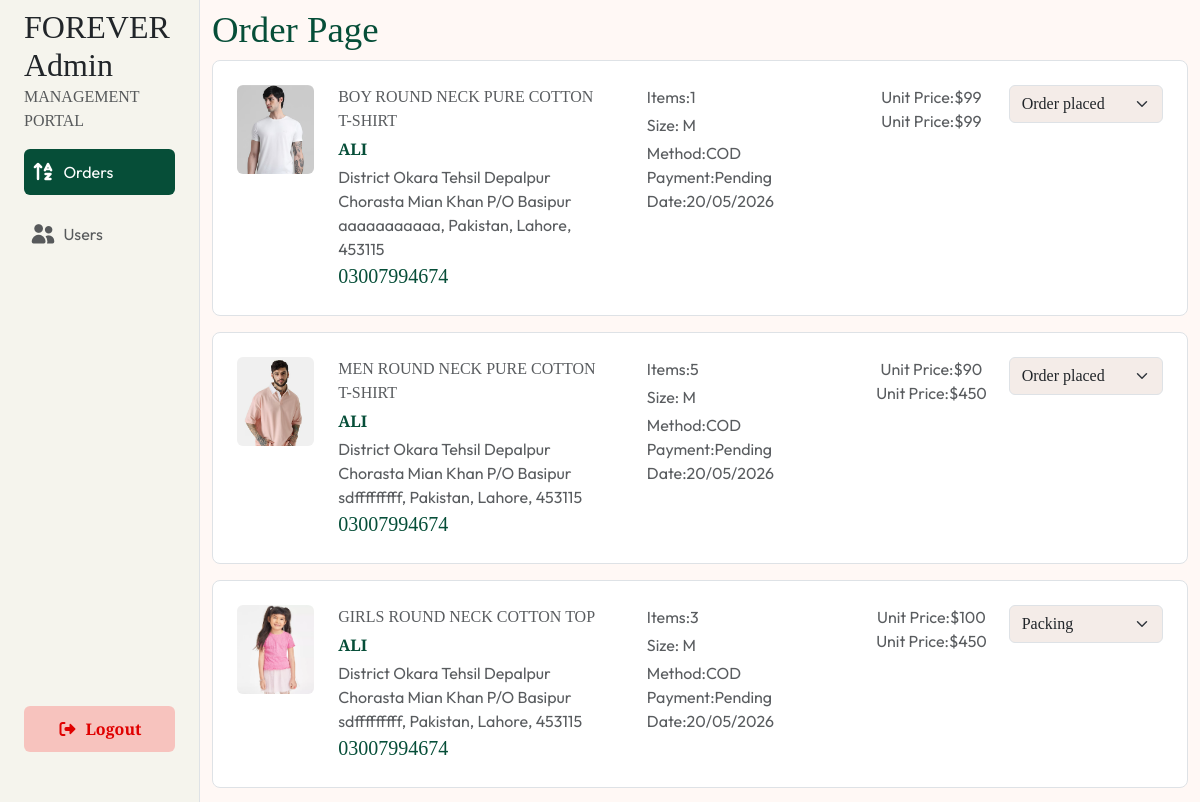
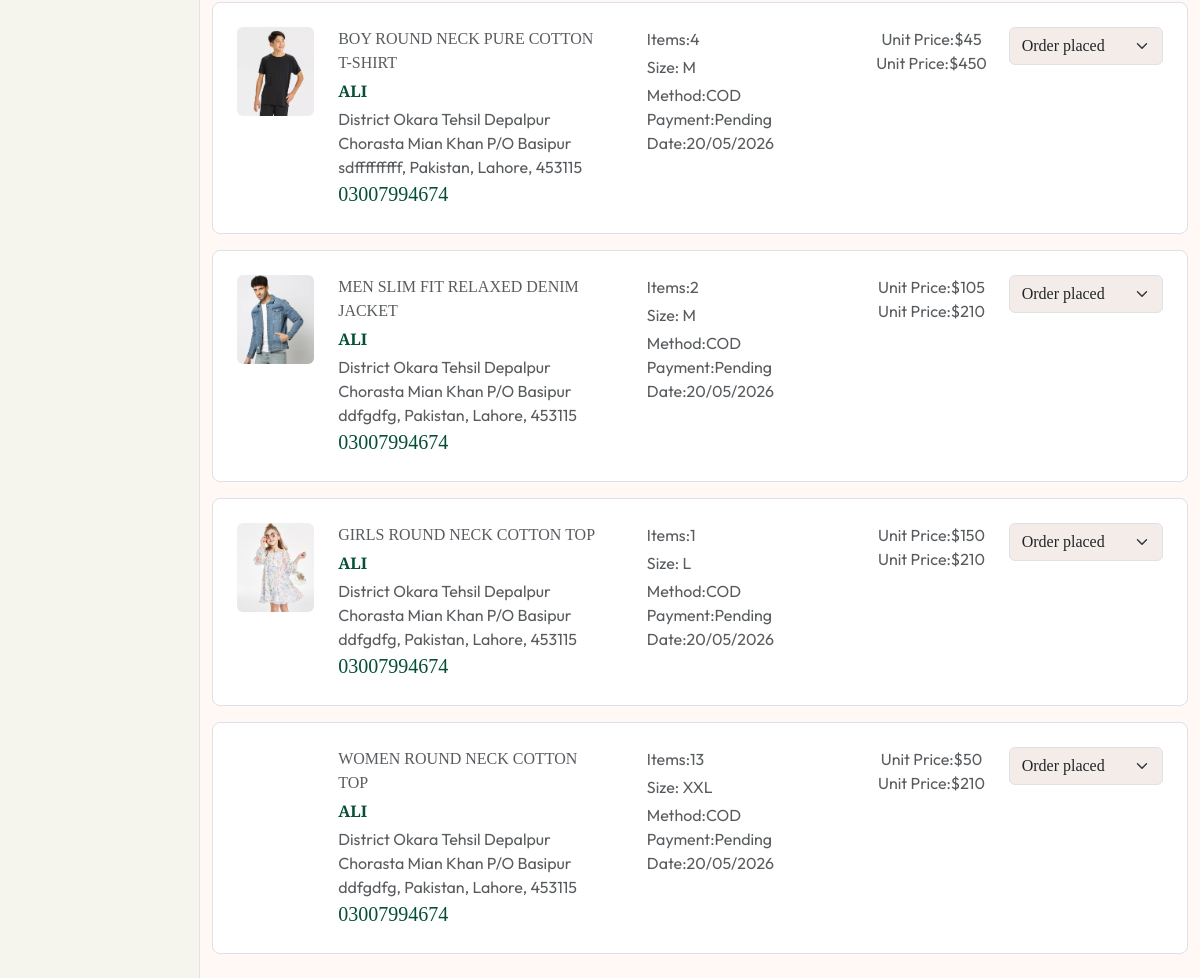
Page /admin/orders.php (signed in) on the committed database (2 pictures, top to bottom).
### tables this page shows
CREATE TABLE `orders` (
  `id` int(11) NOT NULL,
  `productid` int(11) DEFAULT NULL,
  `title` varchar(100) DEFAULT NULL,
  `image` varchar(100) DEFAULT NULL,
  `quantity` int(11) DEFAULT NULL,
  `size` varchar(10) DEFAULT NULL,
  `first_name` varchar(100) NOT NULL,
  `last_name` varchar(100) NOT NULL,
  `email_address` varchar(100) NOT NULL,
  `street` varchar(500) NOT NULL,
  `city` varchar(100) NOT NULL,
  `state` varchar(100) NOT NULL,
  `zip_code` int(11) NOT NULL,
  `country` varchar(100) NOT NULL,
  `phone` varchar(100) NOT NULL,
  `unitprice` int(11) DEFAULT NULL,
  `totalprice` int(11) DEFAULT NULL,
  `username` varchar(100) DEFAULT NULL,
  `status` varchar(50) DEFAULT 'Pending',
  `pay_method` varchar(50) DEFAULT NULL,
  `track_id` varchar(300) DEFAULT NULL,
  `order_date` varchar(50) DEFAULT NULL,
  `order_status` varchar(100) DEFAULT 'order placed'
   
   
);

### admin/orders.php (the view, shortened to what this page needs)
<section class='admin-page position-relative'>
    <div class="container-fluid">
        <div class="row">
            <div class="col-2 p-0 border-end" style='background-color:#F5F4ED;'>
                <?php include "sidebar.php" ?>
            </div>
            <div class="col-10 py-2" style='background-color:#FFF8F5;'>
                <h3 style='color:#064E38;font-size:2.3rem;'>Order Page</h3>
                <div class="row overflow-hidden p-0 g-0">
                        <?php
                            include "config.php";
                            $query = "SELECT * FROM orders";
                            $result = mysqli_query($conn, $query);
                            if(mysqli_num_rows($result) > 0){
                                while($row = mysqli_fetch_assoc($result)){
                                    echo "<div data-aos='fade-up' data-aos-offset='200' class='bg-white col-12 order border p-4 mb-3 rounded-3'>
                                                <div class='row p-0 g-0 d-flex justify-content-betweem'>
                                                    <div class='col-3 col-md-1 mb-3 mb-md-0'>
                                                        <img src='./images/product_img/{$row['image']}' class='img-fluid rounded' alt=''>
                                                    </div>
                                                    <div class ='col-md-4 px-md-4 mb-3 mb-md-0'>
                                                        <p class='product-title mb-1 text-muted'>{$row['title']}</p>
                                                        <p class='name fw-bold mb-1'>{$row['first_name']}</p>
                                                        <p class='street mb-0 text-muted'>{$row['street']}</p>
                                                        <p class='city country state zip-code mb-0 text-muted'>{$row['state']}, {$row['country']}, {$row['city']}, {$row['zip_code']}</p>
                                                        <p class='phone fs-5 mb-0'>{$row['phone']}</p>
                                                    </div>
                                                    <div class ='col-md-3 px-md-4 mb-3 mb-md-0'>
                                                        <p class='text-muted mb-1 quantity'>Items:{$row['quantity']}</p>
                                                        <p class='text-muted mb-1 size'>Size: {$row['size']}</p>
                                                        <p class='mb-0 text-muted method'>Method:{$row['pay_method']}</p>
                                                        <p class='mb-0 text-muted status'>Payment:{$row['status']}</p>
                                                        <p class='mb-0 text-muted date'>Date:{$row['order_date']}</p>
                                                    </div>
                                                    <div class='col-md-2 text-md-center'>
                                                        <p class='price mb-0 text-muted unit-price'>Unit Price:<span>$</span>{$row['unitprice']}</p>
                                                        <p class='price mb-0 text-muted total-price'>Unit Price:<span>$</span>{$row['totalprice']}</p>
                                                    </div>
                                                    <div class='col-lg-2 mt-3 mt-lg-0'>
                                                        <select name='' id='{$row['id']}' class='form-select order-status rounded-2' style='box-shadow:none;outline:none;background-color:#F4ECE8;'>";
                                                        if($row['order_status'] === 'order placed'){
                                                            echo " <option selected value='order placed'>Order placed</option>
                                                            <option value='packing'>Packing</option>
                                                            <option value='shipped'>Shipped</option>
                                                            <option value='out for delivery'>Out for delivery</option>
                                                            <option value='deliverd'>Deliverd</option>
                                                            <option value='cancelled'>Cancelled</option>";
                                                        }
                                                        else if($row['order_status'] === 'packing'){
                                                              echo " <option value='order placed'>Order placed</option>
                                                            <option  selected  value='packing'>Packing</option>
                                                            <option value='shipped'>Shipped</option>
                                                            <option value='out for delivery'>Out for delivery</option>
                                                            <option value='deliverd'>Deliverd</option>
                                                            <option value='cancelled'>Cancelled</option>";
                                                        }
                                                        echo "</select>
                                                    </div>
                                                </div>
                                            </div>";
                                }
                            }else{
                                echo "<div class='d-flex flex-column justify-content-center align-items-center' style='height:80vh;'>
                                        <i class='fa-solid fa-box' style='color:#efefef;font-size:5rem;'></i>
                                        <h5 class='m-0 mt-2 text-muted'>No Orders</h5>
                                    </div>";
                            }
                        ?>
                </div>
            </div>
        </div>
    </div>
</section>

### admin/sidebar.php (shortened to what this page needs)
<?php
    $statistics = basename($_SERVER['PHP_SELF']) === "statistics.php" ? "active-link" : '';
    $items = basename($_SERVER['PHP_SELF']) === "dashboard.php" ? "active-link" : '';
    $list_items = basename($_SERVER['PHP_SELF']) === "list-items.php" ? "active-link" : '';
    $orders = basename($_SERVER['PHP_SELF']) === "orders.php" ? "active-link" : '';
    $users = basename($_SERVER['PHP_SELF']) === "users.php" ? "active-link" : '';
?>
<!DOCTYPE html>
<html lang="en">
<head>
    <link rel="stylesheet" href="../css/bootstrap.css">
    <link rel="stylesheet" href="../css/bootstrap.min.css">
    <link rel="stylesheet" href="../css/main.css">
    <link rel="stylesheet" href="../css/utilities.css">
    <link rel="stylesheet" href="https://cdnjs.cloudflare.com/ajax/libs/font-awesome/7.0.1/css/all.min.css" />
    <link href="https://unpkg.com/aos@2.3.1/dist/aos.css" rel="stylesheet">
</head>
<body>
<div class='sidebar d-flex flex-column justify-content-between pt-3 pt-lg-0 px-md-4 overflow-hidden' style='min-height:100vh;position:sticky;top:0;'>
    <div>
        <h2 class='mb-0 d-none d-lg-block mt-2 text-uppercase'>Forever</h2>
        <h2 class='mb-0 d-none d-lg-block'>Admin</h2>
        <p class='text-muted d-none d-lg-block text-uppercase'>Management Portal</p>
        <ul class="nav flex-column">
            <?php
                if($_SESSION['role'] === 'super-admin'){
                    echo "<li class='nav-item'><a class='text-muted nav-link $statistics dashboard-links text-dark mb-3 rounded-2 d-flex align-items-center' href='statistics.php'><i class='fa-solid fa-dice-d6 fs-5 me-2'></i><span class='d-none d-lg-block'>Dashboard</span></a></li>
                    <li class='nav-item'><a class='text-muted nav-link $items dashboard-links text-dark mb-3 rounded-2 d-flex align-items-center' href='dashboard.php'><i class='fa-regular fa-square-plus fs-5 me-2'></i><span class='d-none d-lg-block'>Add Items</span></a></li>
                        <li class='nav-item'><a class='text-muted nav-link $list_items dashboard-links text-dark  mb-3 rounded-2 d-flex align-items-center' href='list-items.php'><i class='fa-solid fa-list fs-5 me-2'></i><span class='d-none d-lg-block'>List Items</span></a></li>
                        <li class='nav-item'><a class='text-muted nav-link $orders dashboard-links text-dark  mb-3 rounded-2 d-flex align-items-center' href='orders.php'><i class='fa-solid fa-shopping-cart fs-5 me-2'></i><span class='d-none d-lg-block'>Orders</span></a></li>
                        <li class='nav-item'><a class='text-muted nav-link $users dashboard-links text-dark mb-3 rounded-2 d-flex align-items-center' href='users.php'><i class='fa-solid fa-user-group fs-5 me-2'></i><span class='d-none d-lg-block'>Users</span></a></li>";
                }
                else if($_SESSION['role'] === 'admin'){
                    echo "<li class='nav-item'><a class='text-muted nav-link $orders dashboard-links text-dark mb-3 rounded-2 d-flex align-items-center' href='orders.php'><i class='fa-solid fa-arrow-up-a-z fs-5 me-2'></i><span class='d-none d-md-block'>Orders</span></a></li>
                    <li class='nav-item'><a class='text-muted nav-link $users dashboard-links text-dark  mb-3 rounded-2 d-flex align-items-center' href='users.php'><i class='fa-solid fa-user-group fs-5 me-2'></i><span class='d-none d-md-block'>Users</span></a></li>";
                }
                else if($_SESSION['role'] === 'editor'){
                    echo "<li class='nav-item'><a class='text-muted nav-link $list_items dashboard-links text-dark  mb-3 rounded-2 d-flex align-items-center' href='list-items.php'><i class='fa-solid fa-list fs-5 me-2'></i><span class='d-none d-md-block'>List Items</span></a></li>";
                }
            ?>
        </ul>
    </div>
    <button style='background-color:rgba(255, 2, 2, 0.2);color:rgb(224, 0, 0);' class='btn mb-5 fw-bold admin-logout d-flex align-items-center justify-content-center'><i class="fa-solid me-2 py-2 fa-right-from-bracket"></i><span class='d-none d-lg-block'>Logout</span></button>
</div>
</body>
</html>

### css/main.css (style rules this page uses)
* { margin: 0; padding: 0; box-sizing: border-box; }
body { font-family: "Playfair", serif; overflow-x: hidden; background-color: #fff; }
.product-title { color:#064E38; text-transform: uppercase; font-size:2.6rem; }
.sidebar, .invoice .footer { background-color: #F5F4ED; }
.sidebar li { font-family: "Outfit", sans-serif; }
.sidebar li a { padding: .7rem .4rem; }
.order .product-title { font-size:16px; }
.order .street, .order .country { font-family: "Outfit", sans-serif; }
.order .phone, .order .name { color:#064E38; }
.order .quantity, .order .size, .order .method, .order .status, .order .unit-price, .order .total-price, .order .date { font-family: "Outfit", sans-serif; }

### css/utilities.css (style rules this page uses)
.active-link { background-color: #064E38 !important; color:#fff !important; }

### rows in the picture
orders: image (picture), title "BOY ROUND NECK PURE COTTON T-SHIRT", first_name "ALI", street "District Okara Tehsil Depalpur Chorasta Mian Khan P/O Basipur", state "aaaaaaaaaaa", country "Pakistan", city "Lahore", zip_code "453115", phone "03007994674", quantity "1", size "M", pay_method "COD", status "Pending", order_date "20/05/2026", unitprice "99", totalprice "99", order_status+id "Order placed"
orders: image (picture), title "MEN ROUND NECK PURE COTTON T-SHIRT", first_name "ALI", street "District Okara Tehsil Depalpur Chorasta Mian Khan P/O Basipur", state "sdfffffffff", country "Pakistan", city "Lahore", zip_code "453115", phone "03007994674", quantity "5", size "M", pay_method "COD", status "Pending", order_date "20/05/2026", unitprice "90", totalprice "450", order_status+id "Order placed"
orders: image (picture), title "GIRLS ROUND NECK COTTON TOP", first_name "ALI", street "District Okara Tehsil Depalpur Chorasta Mian Khan P/O Basipur", state "sdfffffffff", country "Pakistan", city "Lahore", zip_code "453115", phone "03007994674", quantity "3", size "M", pay_method "COD", status "Pending", order_date "20/05/2026", unitprice "100", totalprice "450", order_status+id "Packing"
orders: image (picture), title "BOY ROUND NECK PURE COTTON T-SHIRT", first_name "ALI", street "District Okara Tehsil Depalpur Chorasta Mian Khan P/O Basipur", state "sdfffffffff", country "Pakistan", city "Lahore", zip_code "453115", phone "03007994674", quantity "4", size "M", pay_method "COD", status "Pending", order_date "20/05/2026", unitprice "45", totalprice "450", order_status+id "Order placed"
orders: image (picture), title "MEN SLIM FIT RELAXED DENIM JACKET", first_name "ALI", street "District Okara Tehsil Depalpur Chorasta Mian Khan P/O Basipur", state "ddfgdfg", country "Pakistan", city "Lahore", zip_code "453115", phone "03007994674", quantity "2", size "M", pay_method "COD", status "Pending", order_date "20/05/2026", unitprice "105", totalprice "210", order_status+id "Order placed"
orders: image (picture), title "GIRLS ROUND NECK COTTON TOP", first_name "ALI", street "District Okara Tehsil Depalpur Chorasta Mian Khan P/O Basipur", state "ddfgdfg", country "Pakistan", city "Lahore", zip_code "453115", phone "03007994674", quantity "1", size "L", pay_method "COD", status "Pending", order_date "20/05/2026", unitprice "150", totalprice "210", order_status+id "Order placed"
orders: title "WOMEN ROUND NECK COTTON TOP", first_name "ALI", street "District Okara Tehsil Depalpur Chorasta Mian Khan P/O Basipur", state "ddfgdfg", country "Pakistan", city "Lahore", zip_code "453115", phone "03007994674", quantity "13", size "XXL", pay_method "COD", status "Pending", order_date "20/05/2026", unitprice "50", totalprice "210", order_status+id "Order placed"
